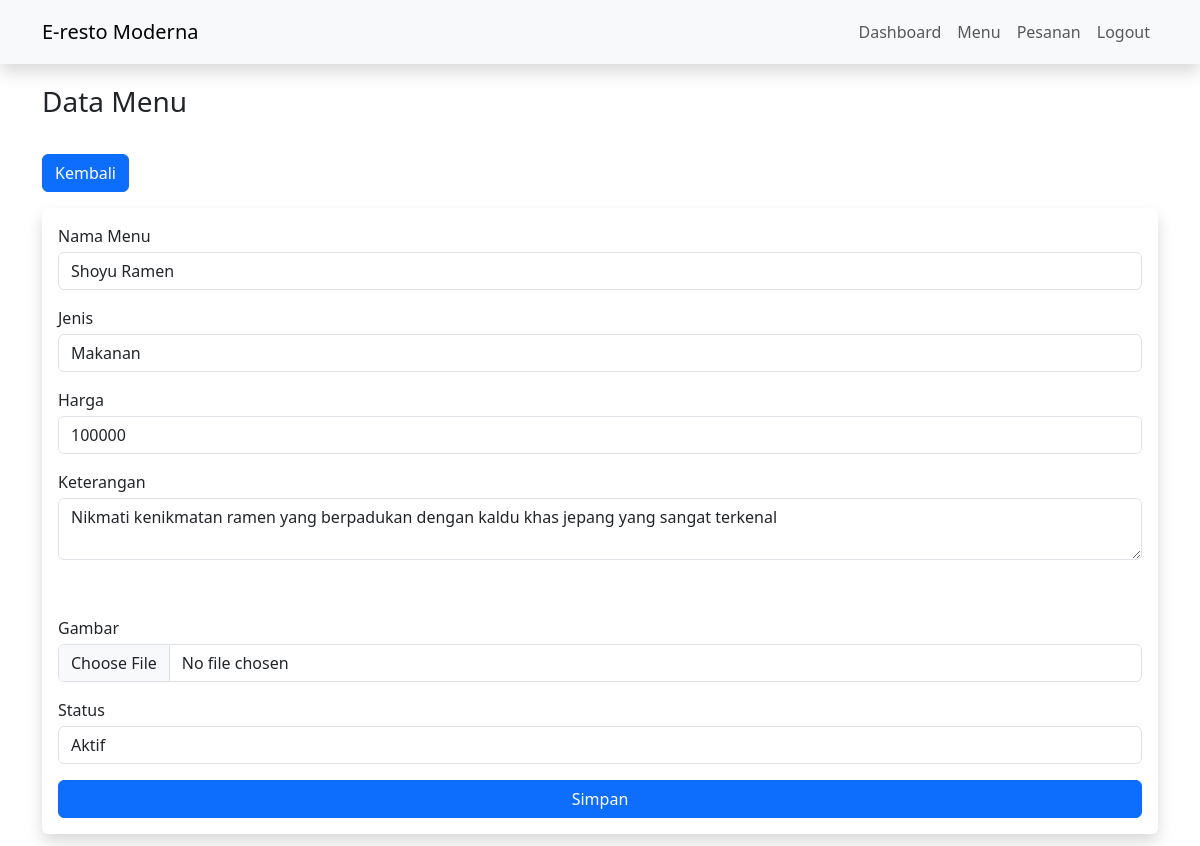
/admin/index.php?page=edit_menu&id_menu=1 (signed in), run on the app's committed database.
### tables this page shows
CREATE TABLE `menu` (
  `id_menu` int(11) NOT NULL,
  `nama_menu` varchar(255) NOT NULL,
  `jenis` varchar(255) NOT NULL,
  `harga` int(11) NOT NULL,
  `keterangan` text NOT NULL,
  `gambar` varchar(255) NOT NULL,
  `status` int(11) NOT NULL
);

### function.php (called while the page is built, shortened)
<?php
function row_query($query)
{
    global $conn;
    $result = mysqli_query($conn, $query);
    return mysqli_fetch_assoc($result);
}

### admin/menu/edit.php (the view, shortened to what this page needs)
<?php
$id_menu = $_GET['id_menu'];
$menu = row_query("SELECT * FROM menu WHERE id_menu = $id_menu");
?>
<div class="container">
    <p class="my-3 fs-3">
        Data Menu
    </p>
    <a href="index.php?page=menu" class="btn btn-primary my-3">Kembali</a>
    <div class="row">
        <div class="col-md-12">
            <div class=" shadow p-3 rounded">
                <form method="POST" enctype="multipart/form-data">
                    <div class="mb-3">
                        <label for="" class="mb-1">Nama Menu</label>
                        <input type="text" class="form-control" name="nama_menu" value="<?= $menu['nama_menu'] ?>" placeholder="Nama Menu" required>
                    </div>
                    <div class="mb-3">
                        <label for="" class="mb-1">Jenis</label>
                        <select name="jenis" id="" class="form-control">
                            <option <?= $menu['jenis'] == 'Makanan' ? 'selected' : '' ?> value="Makanan">Makanan</option>
                        </select>
                    </div>
                    <div class="mb-3">
                        <label for="" class="mb-1">Harga</label>
                        <input type="number" class="form-control" name="harga" value="<?= $menu['harga'] ?>" placeholder="Harga" required>
                    </div>
                    <div class="mb-3">
                        <label for="" class="mb-1">Keterangan</label>
                        <textarea name="keterangan" id="" placeholder="Keterangan" class="form-control"><?= $menu['keterangan'] ?></textarea>
                    </div>
                    <div class="mb-3">
                    </div>
                    <div class="mb-3">
                        <label for="" class="mb-1">Gambar</label>
                        <input type="file" class="form-control" name="gambar" placeholder="Gambar">
                    </div>
                    <div class="mb-3">
                        <label for="" class="mb-1">Status</label>
                        <select name="status" id="" class="form-control">
                            <option <?= $menu['status'] == '1' ? 'selected' : '' ?> value="1">Aktif</option>
                        </select>
                    </div>
                    <div class="d-grid">
                        <button type="submit" class="btn btn-primary" name="tambah">Simpan</button>
                    </div>
                </form>
            </div>
        </div>
    </div>
</div>

### data on the page
menu: nama_menu "Shoyu Ramen", jenis "Makanan", harga "100000", keterangan "Nikmati kenikmatan ramen yang berpadukan dengan kaldu khas jepang yang sangat terkenal", status "Aktif"
